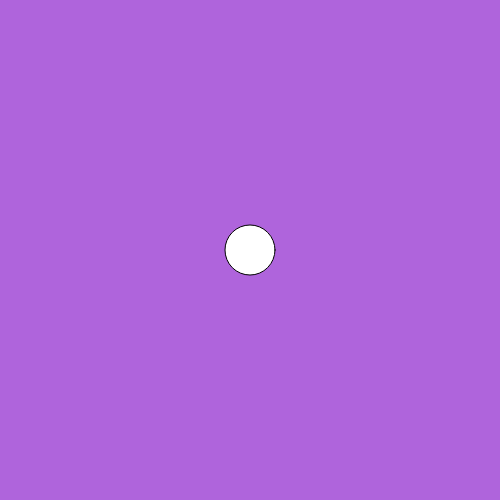
Frame 1 (no input)
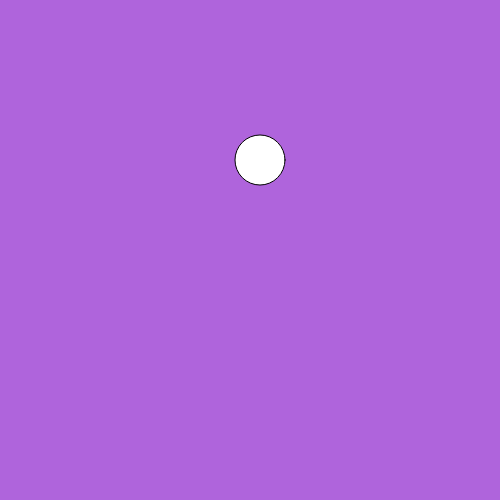
Frame 60 (no input)
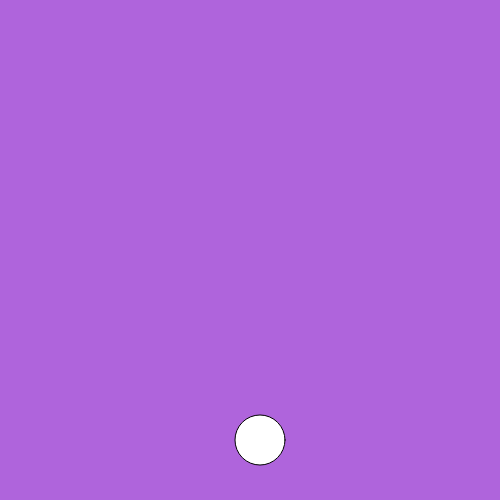
Frame 120 (the mouse pressed at the canvas centre since frame 60)

The p5.js sketch that drew these frames (run headless with seeded random() and noise() and a simulated clock; from frame 60 on, the mouse is pressed at the canvas centre):

// p5.js sketch
// ── sketch.js
function setup(){
    createCanvas(500, 500);
    background(175, 100, 220);
}

var x = 250;
var y = 250;

var xSpeed = 10;
var ySpeed = 10;

function draw() {
background(175, 100, 220);
ellipse(x, y, 50);
x += xSpeed;
y += ySpeed;


if (y <=  0){
    ySpeed *= -1;
}

if (y  >= 500){
    ySpeed *= -1;
}

//if the ball reaches 500 on the y side, it will bounce off of it..
// not sure if that will work, but the x axis has to be similar

if (x <= 500){
    xSpeed *= -1;
}

if (x >= 500){ //i'm using ellipse instead of dx or dy..
    xSpeed *= -1;
}
}

// if these conditions are right, the ball will bounce off of the corners and the walls, i'm not sure if it will work
// First Attempt: failure. the ball went straight into the corner and sunk in.
// Second Attempt: i only changed the fourth if statement, it still failed on the second attempt.
